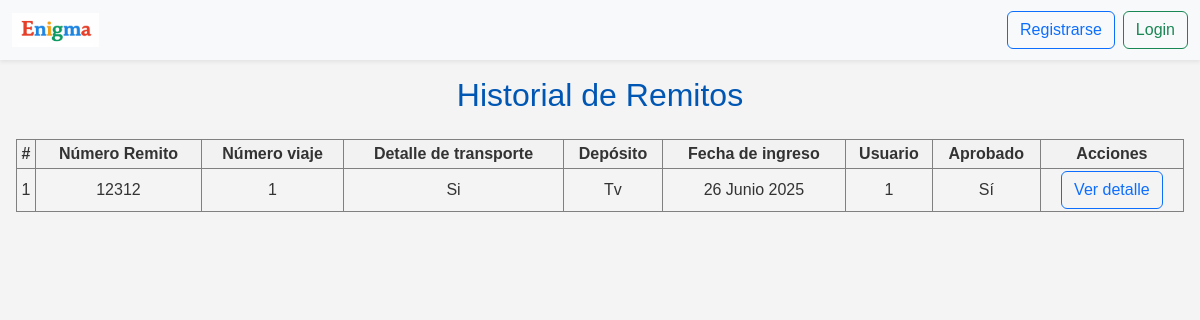
The app's page /ingresos/history/, older data.
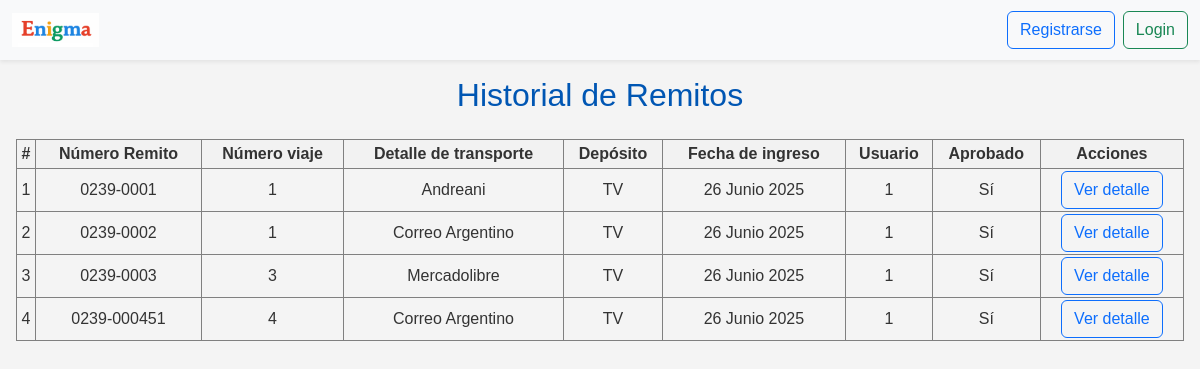
The same page, newer data.
### apps/ingresos/models.py (models this page shows, shortened)
class Remitos(ModeloBaseConUsuario):
    numero_remito = models.CharField(max_length=20)
    numero_viaje = models.IntegerField()
    detalle_transporte = models.CharField(max_length=30)
    deposito_id = models.ForeignKey('stock.Depositos', on_delete=models.PROTECT)
    fecha_ingreso = models.DateField(auto_now_add=True)
    aprobado = models.BooleanField(default=False)
    productos = models.ManyToManyField('Productos', through='RemitoProducto')

### apps/stock/models.py (models this page shows)
class Depositos(models.Model):
    id = models.AutoField(primary_key=True)
    nombre = models.CharField(max_length=50)
    def __str__(self):
        return self.nombre

### apps/ingresos/views.py (the view)
# urls.py: path('history/', ListarRemitosHistorialView.as_view(), name='ingresos_historial'),
class ListarRemitosHistorialView(ListView):
    model = Remitos
    template_name = 'remitos/listar_historial.html'
    context_object_name = 'remitos'
    def get_queryset(self):
        return Remitos.objects.filter(aprobado=True)
    def get_context_data(self, **kwargs):
        context = super().get_context_data(**kwargs)
        context['show_navbar'] = True
        return context

### apps/ingresos/templates/remitos/listar_historial.html
{% extends "base.html" %}
{% block content %}
<div>
  <h2>Historial de Remitos</h2>
  <table class="ingresos-table">
    <thead>
      <tr>
        <th>#</th>
        <th>Número Remito</th>
        <th>Número viaje</th>
        <th>Detalle de transporte</th>
        <th>Depósito</th>
        <th>Fecha de ingreso</th>
        <th>Usuario</th>
        <th>Aprobado</th>
        <th>Acciones</th>
      </tr>
    </thead>
    <tbody>
      {% for remito in remitos %}
      <tr>
        <td>{{ forloop.counter }}</td>
        <td>{{ remito.numero_remito }}</td>
        <td>{{ remito.numero_viaje }}</td>
        <td>{{ remito.detalle_transporte }}</td>
        <td>{{ remito.deposito_id }}</td>
        <td>{{ remito.fecha_ingreso }}</td>
        <td>{{ remito.usuario_id }}</td>
        <td>{{ remito.aprobado|yesno:"Sí,No"}}</td>
        <td>
          <a class="btn btn-outline-primary" href="{% url 'ver_remito' remito.pk %}">Ver detalle</a>
        </td>
      </tr>
      {% empty %}
      <tr>
        <td colspan="3">No data available.</td>
      </tr>
      {% endfor %}
    </tbody>
  </table>
</div>
{% endblock %}

### templates/base.html (shortened to what this page needs)
{% load static %}
<!DOCTYPE html>
<html lang="es">
<head>
    <link href="https://cdn.jsdelivr.net/npm/bootstrap@5.3.3/dist/css/bootstrap.min.css" rel="stylesheet">
    <link rel="stylesheet" href="{% static 'css/style.css' %}">
    <link rel="stylesheet" href="{% static 'css/ordenes.css' %}">
</head>
<body class="d-flex flex-column min-vh-100">
    {% include 'includes/header.html' %}
    <div class="d-flex flex-grow-1">
        <main class="flex-grow-1 p-3 overflow-auto">
            {% block content %}{% endblock %}
        </main>
    </div>
</body>
</html>

### templates/includes/header.html
{% load static %}
<nav class="navbar navbar-expand-lg navbar-light bg-light shadow-sm">
  <div class="container-fluid">
    <a class="navbar-brand d-flex align-items-center" href="{% url 'core:dashboard' %}">
      <div class="card-header"><img class="logo_form" src="{% static 'img/logo_form.png' %}" alt=""></div>
    </a>
    <div class="d-flex ms-auto">
      {% if user.is_authenticated %}
        <div class="dropdown">
          <a class="btn btn-outline-secondary dropdown-toggle" href="#" role="button" id="dropdownUser" data-bs-toggle="dropdown" aria-expanded="false">
            {{ user.username }} (rol {{ user.rol }})
          </a>
          <ul class="dropdown-menu dropdown-menu-end" aria-labelledby="dropdownUser">
            <li>
              <form action="{% url 'usuarios:logout' %}" method="post" class="d-inline">
                {% csrf_token %}
                <button type="submit" class="dropdown-item">Cerrar sesión</button>
              </form>
            </li>
          </ul>
        </div>
      {% else %}
        <a href="{% url 'usuarios:register' %}" class="btn btn-outline-primary me-2">Registrarse</a>
        <a href="{% url 'usuarios:login' %}" class="btn btn-outline-success">Login</a>
      {% endif %}
    </div>
  </div>
</nav>

### static/css/style.css (style rules this page uses)
.ingresos-table { width: 100%; border-collapse: collapse; margin: 20px auto; border: 1px solid black; text-align: center; }
.ingresos-table th, .ingresos-table td { border: 1px solid gray; padding: 2px; text-align: center; }
.ingresos-table th { background-color: #f2f2f2; }
.card-header > img { height: 34px; }
body { font-family: Arial, sans-serif; background-color: #f4f4f4; color: #333; }
h1, h2 { text-align: center; color: #0056b3; margin-bottom: 25px; }

Row changes from the older to the newer data that the page shows:
changed Remitos: numero_remito "12312" → "0239-0001"; detalle_transporte "Si" → "Andreani"; deposito_id "Tv" → "TV"
added Remitos: numero_remito "0239-0002", numero_viaje "1", detalle_transporte "Correo Argentino", deposito_id "TV", fecha_ingreso "26 Junio 2025", usuario_id "1", aprobado "Sí"
added Remitos: numero_remito "0239-0003", numero_viaje "3", detalle_transporte "Mercadolibre", deposito_id "TV", fecha_ingreso "26 Junio 2025", usuario_id "1", aprobado "Sí"
added Remitos: numero_remito "0239-000451", numero_viaje "4", detalle_transporte "Correo Argentino", deposito_id "TV", fecha_ingreso "26 Junio 2025", usuario_id "1", aprobado "Sí"
